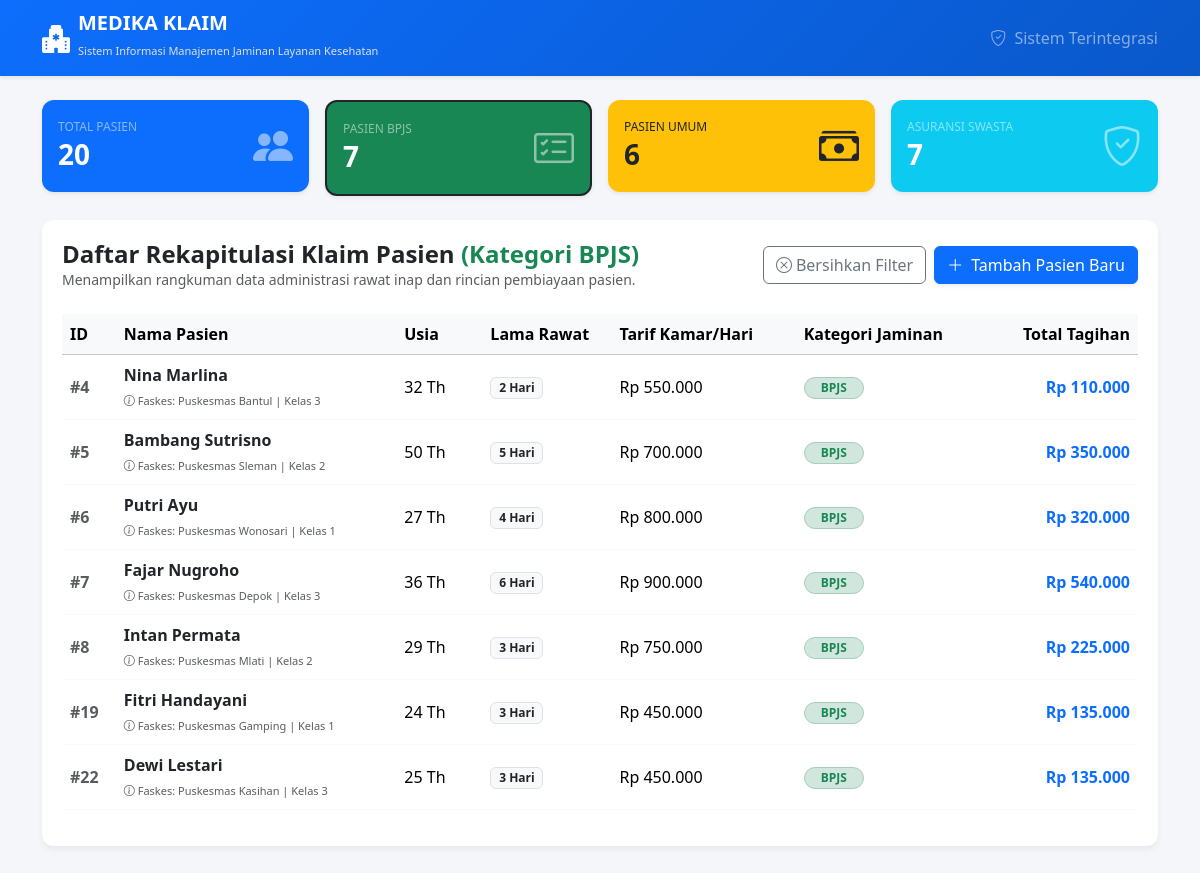
The app's page /Dashboard/index.php?filter=bpjs, older data.
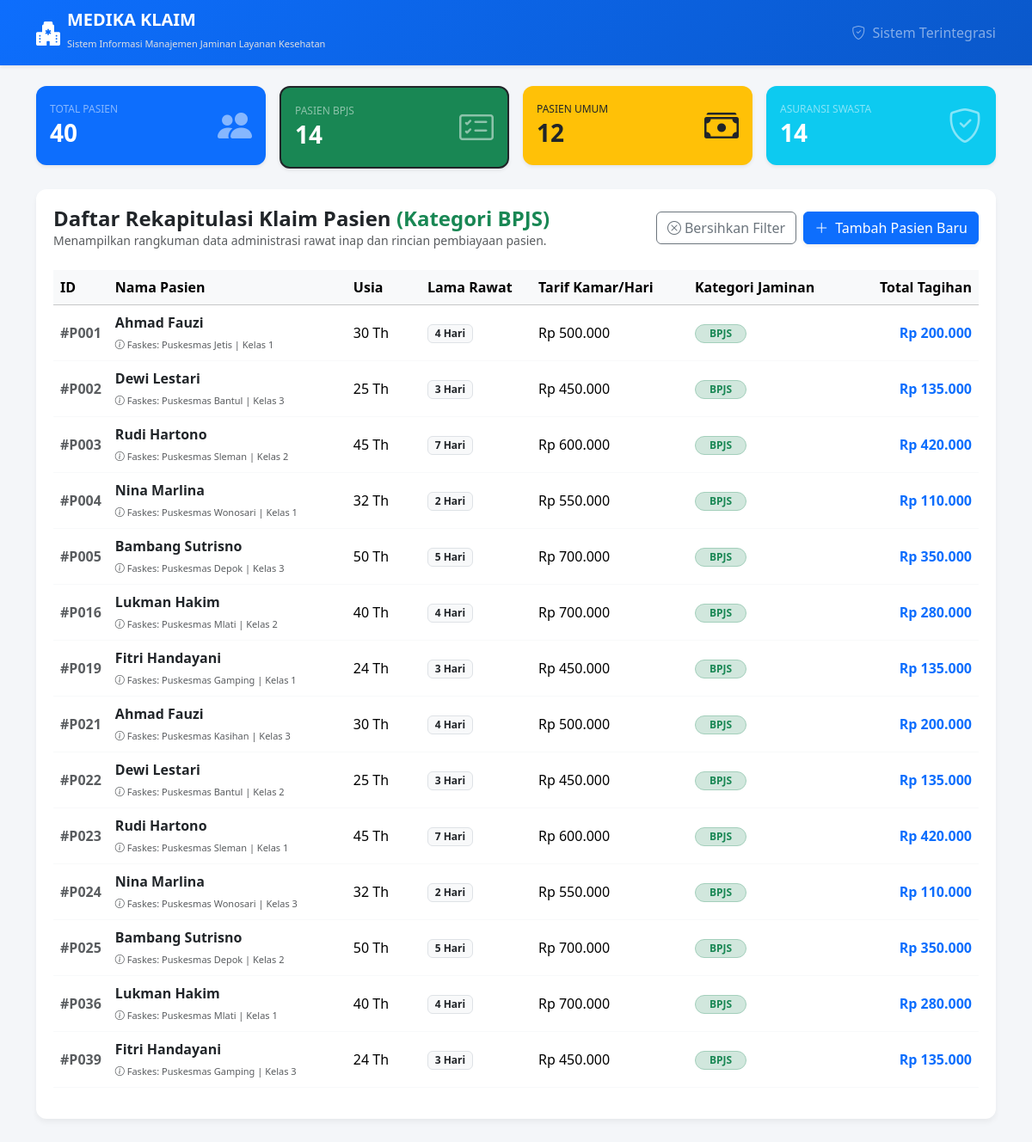
The same page, newer data.
### tables this page shows
CREATE TABLE `pasien_bpjs` (  `id_pasien` varchar(10) NOT NULL,
  `nomor_pbi` varchar(50) NOT NULL,
  `faskes_asal` varchar(100) NOT NULL,
  `kelas_kamar` varchar(20) NOT NULL
);

CREATE TABLE `pasien` (
  `id_pasien` varchar(10) NOT NULL,
  `nama` varchar(100) NOT NULL,
  `usia` int NOT NULL,
  `lama_rawat` int NOT NULL,
  `biaya_kamar_per_hari` decimal(15,2) NOT NULL,
  `jenis_pasien` enum('BPJS','ASURANSI','UMUM') NOT NULL
);

### koneksi.php (called while the page is built, shortened)
<?php
class Koneksi
{
    public function __construct()
    {
        $this->conn = new mysqli(
            "localhost",
            "root",
            "",
            "dbrumahsakit"
        );
    }
}

### Dashboard/pasien_RumahSakit.php (called while the page is built, shortened)
<?php
require_once __DIR__ . DIRECTORY_SEPARATOR . '..' . DIRECTORY_SEPARATOR . 'Koneksi.php';
require_once __DIR__ . DIRECTORY_SEPARATOR . '..' . DIRECTORY_SEPARATOR . 'models' . DIRECTORY_SEPARATOR . 'pasien.php';
require_once __DIR__ . DIRECTORY_SEPARATOR . '..' . DIRECTORY_SEPARATOR . 'models' . DIRECTORY_SEPARATOR . 'pasienBPJS.php';
class PasienController extends Koneksi
{
    public function tampilkanSemuaPasien()
    {
        $daftarPasien = [];
        $queryBPJS = "SELECT p.*, b.nomor_pbi, b.faskes_asal, b.kelas_kamar
                      FROM pasien p
                      JOIN pasien_bpjs b ON p.id_pasien = b.id_pasien";
        $result = $this->conn->query($queryBPJS);
        if ($result) {
            while ($row = $result->fetch_assoc()) {
                $daftarPasien[] = new PasienBPJS(
                    $row['id_pasien'], $row['nama'], $row['usia'],
                    $row['lama_rawat'], $row['biaya_kamar_per_hari'],
                    $row['nomor_pbi'], $row['faskes_asal'], $row['kelas_kamar']
                );
            }
        }
        $queryAsuransi = "SELECT p.*, a.nama_provider, a.nomor_polis, a.limit_cover
                          FROM pasien p
                          JOIN pasien_asuransi a ON p.id_pasien = a.id_pasien";
        $result = $this->conn->query($queryAsuransi);
        if ($result) {
            while ($row = $result->fetch_assoc()) {
                $daftarPasien[] = new PasienAsuransiSwasta(
                    $row['id_pasien'], $row['nama'], $row['usia'],
                    $row['lama_rawat'], $row['biaya_kamar_per_hari'],
                    $row['nama_provider'], $row['nomor_polis'], $row['limit_cover']
                );
            }
        }
        $queryUmum = "SELECT p.*, u.nik, u.metode_pembayaran
                      FROM pasien p
                      JOIN pasien_umum u ON p.id_pasien = u.id_pasien";
        $result = $this->conn->query($queryUmum);
        if ($result) {
            while ($row = $result->fetch_assoc()) {
                $daftarPasien[] = new PasienUmum(
                    $row['id_pasien'], $row['nama'], $row['usia'],
                    $row['lama_rawat'], $row['biaya_kamar_per_hari'],
                    $row['nik'], $row['metode_pembayaran']
                );
            }
        }
        return $daftarPasien;
    }
}

### models/pasien.php (called while the page is built, shortened)
<?php
abstract class Pasien
{
    protected $idPasien;
    protected $nama;
    protected $usia;
    protected $lamaRawat;
    protected $biayaKamarPerHari;
    protected $jenisPasien;
    public function __construct($idPasien, $nama, $usia, $lamaRawat, $biayaKamarPerHari, $jenisPasien = null)
    {
        $this->idPasien = $idPasien;
        $this->nama = $nama;
        $this->usia = $usia;
        $this->lamaRawat = $lamaRawat;
        $this->biayaKamarPerHari = $biayaKamarPerHari;
        $this->jenisPasien = $jenisPasien;
    }
    public function getIdPasien()
    {
        return $this->idPasien;
    }
    public function getNama()
    {
        return $this->nama;
    }
    public function getUsia()
    {
        return $this->usia;
    }
    public function getLamaRawat()
    {
        return $this->lamaRawat;
    }
    public function getBiayaKamarPerHari()
    {
        return $this->biayaKamarPerHari;
    }
    public function getJenisPasien()
    {
        return $this->jenisPasien;
    }
    public function hitungBiayaDasar()
    {
        return $this->lamaRawat * $this->biayaKamarPerHari;
    }
}

### models/pasienBPJS.php (called while the page is built, shortened)
<?php
require_once __DIR__ . 'Pasien.php';
class PasienBPJS extends Pasien
{
    private $faskesAsal;
    private $kelasKamar;
    public function __construct(
        $idPasien,
        $nama,
        $usia,
        $lamaRawat,
        $biayaKamarPerHari,
        $nomorPBI,
        $faskesAsal,
        $kelasKamar
    ) {
        $this->faskesAsal = $faskesAsal;
        $this->kelasKamar = $kelasKamar;
    }
    public function getFaskesAsal()
    {
        return $this->faskesAsal;
    }
    public function getKelasKamar()
    {
        return $this->kelasKamar;
    }
    public function hitungTotalBiaya()
    {
        return $this->hitungBiayaDasar() * 0.10;
    }
}

### Dashboard/index.php (the view, shortened to what this page needs)
<?php
require_once __DIR__ . DIRECTORY_SEPARATOR . 'pasien_RumahSakit.php';
$controller = new PasienController();
$semuaPasienKlaim = $controller->tampilkanSemuaPasien();
$totalPasien = count($semuaPasienKlaim);
$totalBPJS = 0;
$totalUmum = 0;
$totalAsuransi = 0;
foreach ($semuaPasienKlaim as $p) {
    if ($p->getJenisPasien() === "BPJS") $totalBPJS++;
    if ($p->getJenisPasien() === "Umum") $totalUmum++;
    if ($p->getJenisPasien() === "Asuransi Swasta") $totalAsuransi++;
}
$filter = isset($_GET['filter']) ? $_GET['filter'] : 'all';
$daftarPasien = [];
if ($filter === 'bpjs') {
    foreach ($semuaPasienKlaim as $p) {
        if ($p->getJenisPasien() === "BPJS") $daftarPasien[] = $p;
    }
} elseif ($filter === 'umum') {
    foreach ($semuaPasienKlaim as $p) {
        if ($p->getJenisPasien() === "Umum") $daftarPasien[] = $p;
    }
} elseif ($filter === 'asuransi') {
    foreach ($semuaPasienKlaim as $p) {
        if ($p->getJenisPasien() === "Asuransi Swasta") $daftarPasien[] = $p;
    }
} else {
    $daftarPasien = $semuaPasienKlaim;
}
?>
<!DOCTYPE html>
<html lang="id">
<head>
    <link href="https://cdn.jsdelivr.net/npm/bootstrap@5.3.2/dist/css/bootstrap.min.css" rel="stylesheet">
    <link href="https://cdn.jsdelivr.net/npm/bootstrap-icons@1.11.1/font/bootstrap-icons.css" rel="stylesheet">
</head>
<body>
    <nav class="navbar navbar-dark navbar-custom shadow-sm mb-4">
        <div class="container">
            <a class="navbar-brand d-flex align-items-center" href="index.php">
                <i class="bi bi-hospital-fill me-2 fs-3"></i>
                <div>
                    <span class="fw-bold d-block lh-1">MEDIKA KLAIM</span>
                    <small style="font-size: 11px; color: #e0e0e0;">Sistem Informasi Manajemen Jaminan Layanan Kesehatan</small>
                </div>
            </a>
            <span class="navbar-text text-white-50 d-none d-sm-inline">
                <i class="bi bi-shield-check me-1"></i> Sistem Terintegrasi
            </span>
        </div>
    </nav>
    <div class="container mb-5">
        <div class="row g-3 mb-4">
            <div class="col-6 col-lg-3">
                <a href="index.php?filter=all" class="card card-stat bg-primary text-white shadow-sm <?php echo $filter === 'all' ? 'border border-2 border-dark' : ''; ?>">
                    <div class="card-body d-flex align-items-center justify-content-between">
                        <div>
                            <h6 class="text-white-50 text-uppercase mb-1" style="font-size: 12px;">Total Pasien</h6>
                            <h3 class="fw-bold mb-0"><?php echo $totalPasien; ?></h3>
                        </div>
                        <i class="bi bi-people-fill fs-1 text-white-50"></i>
                    </div>
                </a>
            </div>
            <div class="col-6 col-lg-3">
                <a href="index.php?filter=bpjs" class="card card-stat bg-success text-white shadow-sm <?php echo $filter === 'bpjs' ? 'border border-2 border-dark' : ''; ?>">
                    <div class="card-body d-flex align-items-center justify-content-between">
                        <div>
                            <h6 class="text-white-50 text-uppercase mb-1" style="font-size: 12px;">Pasien BPJS</h6>
                            <h3 class="fw-bold mb-0"><?php echo $totalBPJS; ?></h3>
                        </div>
                        <i class="bi bi-card-checklist fs-1 text-white-50"></i>
                    </div>
                </a>
            </div>
            <div class="col-6 col-lg-3">
                <a href="index.php?filter=umum" class="card card-stat bg-warning text-dark shadow-sm <?php echo $filter === 'umum' ? 'border border-2 border-dark' : ''; ?>">
                    <div class="card-body d-flex align-items-center justify-content-between">
                        <div>
                            <h6 class="text-dark-50 text-uppercase mb-1" style="font-size: 12px;">Pasien Umum</h6>
                            <h3 class="fw-bold mb-0"><?php echo $totalUmum; ?></h3>
                        </div>
                        <i class="bi bi-cash-stack fs-1 text-dark-50"></i>
                    </div>
                </a>
            </div>
            <div class="col-6 col-lg-3">
                <a href="index.php?filter=asuransi" class="card card-stat bg-info text-white shadow-sm <?php echo $filter === 'asuransi' ? 'border border-2 border-dark' : ''; ?>">
                    <div class="card-body d-flex align-items-center justify-content-between">
                        <div>
                            <h6 class="text-white-50 text-uppercase mb-1" style="font-size: 12px;">Asuransi Swasta</h6>
                            <h3 class="fw-bold mb-0"><?php echo $totalAsuransi; ?></h3>
                        </div>
                        <i class="bi bi-shield-check fs-1 text-white-50"></i>
                    </div>
                </a>
            </div>
        </div>
        <div class="table-container">
            <div class="d-flex flex-column flex-md-row justify-content-between align-items-md-center gap-3 mb-4">
                <div>
                    <h4 class="fw-bold text-dark m-0">
                        Daftar Rekapitulasi Klaim Pasien
                        <?php
                            if($filter === 'bpjs') echo '<span class="text-success">(Kategori BPJS)</span>';
                            elseif($filter === 'umum') echo '<span class="text-warning-emphasis">(Kategori Umum)</span>';
                            elseif($filter === 'asuransi') echo '<span class="text-info">(Kategori Asuransi)</span>';
                        ?>
                    </h4>
                    <p class="text-muted small m-0">Menampilkan rangkuman data administrasi rawat inap dan rincian pembiayaan pasien.</p>
                </div>
                <div class="d-flex gap-2">
                    <?php if ($filter !== 'all'): ?>
                        <a href="index.php?filter=all" class="btn btn-outline-secondary d-flex align-items-center gap-1">
                            <i class="bi bi-x-circle"></i> Bersihkan Filter
                        </a>
                    <?php endif; ?>
                    <button type="button" class="btn btn-primary d-flex align-items-center gap-2 shadow-sm" data-bs-toggle="modal" data-bs-target="#modalTambahPasien">
                        <i class="bi bi-plus-lg"></i> Tambah Pasien Baru
                    </button>
                </div>
            </div>
            <div class="table-responsive">
                <table class="table table-hover align-middle border-light">
                    <thead class="table-light text-secondary">
                        <tr>
                            <th width="5%">ID</th>
                            <th>Nama Pasien</th>
                            <th width="8%">Usia</th>
                            <th width="12%">Lama Rawat</th>
                            <th>Tarif Kamar/Hari</th>
                            <th>Kategori Jaminan</th>
                            <th class="text-end">Total Tagihan</th>
                        </tr>
                    </thead>
                    <tbody>
                        <?php if (empty($daftarPasien)): ?>
                            <tr>
                                <td colspan="7" class="text-center text-muted py-5">
                                    <i class="bi bi-folder-x fs-1 d-block mb-2"></i> Tidak ada data pasien untuk kategori ini.
                                </td>
                            </tr>
                        <?php else: ?>
                            <?php foreach ($daftarPasien as $p): ?>
                                <tr>
                                    <td class="text-muted fw-bold">#<?php echo $p->getIdPasien(); ?></td>
                                    <td>
                                        <span class="d-block fw-bold text-dark"><?php echo htmlspecialchars($p->getNama()); ?></span>
                                        <small class="text-muted" style="font-size: 11px;">
                                            <?php
                                                if ($p instanceof PasienBPJS) {
                                                    echo "<i class='bi bi-info-circle'></i> Faskes: " . htmlspecialchars($p->getFaskesAsal()) . " | " . htmlspecialchars($p->getKelasKamar());
                                                } elseif ($p instanceof PasienUmum) {
                                                    echo "<i class='bi bi-person-vcard'></i> NIK: " . htmlspecialchars($p->getNik()) . " | Bayar: " . htmlspecialchars($p->getMetodePembayaran());
                                                } elseif ($p instanceof PasienAsuransiSwasta) {
                                                    echo "<i class='bi bi-building'></i> Provider: " . htmlspecialchars($p->getNamaProvider()) . " | Polis: " . htmlspecialchars($p->getNomorPolis());
                                                }
                                            ?>
                                        </small>
                                    </td>
                                    <td><?php echo $p->getUsia(); ?> Th</td>
                                    <td><span class="badge bg-light text-dark border"><?php echo $p->getLamaRawat(); ?> Hari</span></td>
                                    <td>Rp <?php echo number_format($p->getBiayaKamarPerHari(), 0, ',', '.'); ?></td>
                                    <td>
                                        <?php
                                            $jenis = $p->getJenisPasien();
                                            if ($jenis === "BPJS") echo "<span class='badge bg-success-subtle text-success border border-success-subtle rounded-pill px-3'>BPJS</span>";
                                            elseif ($jenis === "Umum") echo "<span class='badge bg-warning-subtle text-warning-emphasis border border-warning-subtle rounded-pill px-3'>UMUM</span>";
                                            else echo "<span class='badge bg-info-subtle text-info-emphasis border border-info-subtle rounded-pill px-3'>ASURANSI</span>";
                                        ?>
                                    </td>
                                    <td class="text-end fw-bold text-primary">
                                        Rp <?php echo number_format($p->hitungTotalBiaya(), 0, ',', '.'); ?>
                                    </td>
                                </tr>
                            <?php endforeach; ?>
                        <?php endif; ?>
                    </tbody>
                </table>
            </div>
        </div>
    </div>
</body>
</html>

### Dashboard/index.php (style rules this page uses)
body { background-color: #f4f6f9; font-family: 'Segoe UI', Tahoma, Geneva, Verdana, sans-serif; }
.navbar-custom { background: linear-gradient(135deg, #0d6efd, #0a58ca); }
.card-stat { border: none; border-radius: 12px; transition: transform 0.2s; cursor: pointer; text-decoration: none; display: block; }
.table-container { background: #ffffff; border-radius: 12px; padding: 20px; box-shadow: 0 4px 6px rgba(0,0,0,0.05); }

Row changes from the older to the newer data that the page shows:
removed pasien_bpjs: id_pasien.id_pasien "4", id_pasien.nama "Nina Marlina", faskes_asal "Puskesmas Bantul", kelas_kamar "Kelas 3", id_pasien.usia "32", id_pasien.lama_rawat "2", id_pasien.biaya_kamar_per_hari "550.000", id_pasien.biaya_kamar_per_hari "110.000"
removed pasien_bpjs: id_pasien.id_pasien "5", id_pasien.nama "Bambang Sutrisno", faskes_asal "Puskesmas Sleman", kelas_kamar "Kelas 2", id_pasien.usia "50", id_pasien.lama_rawat "5", id_pasien.biaya_kamar_per_hari "700.000", id_pasien.biaya_kamar_per_hari "350.000"
removed pasien_bpjs: id_pasien.id_pasien "6", id_pasien.nama "Putri Ayu", faskes_asal "Puskesmas Wonosari", kelas_kamar "Kelas 1", id_pasien.usia "27", id_pasien.lama_rawat "4", id_pasien.biaya_kamar_per_hari "800.000", id_pasien.biaya_kamar_per_hari "320.000"
removed pasien_bpjs: id_pasien.id_pasien "7", id_pasien.nama "Fajar Nugroho", faskes_asal "Puskesmas Depok", kelas_kamar "Kelas 3", id_pasien.usia "36", id_pasien.lama_rawat "6", id_pasien.biaya_kamar_per_hari "900.000", id_pasien.biaya_kamar_per_hari "540.000"
removed pasien_bpjs: id_pasien.id_pasien "8", id_pasien.nama "Intan Permata", faskes_asal "Puskesmas Mlati", kelas_kamar "Kelas 2", id_pasien.usia "29", id_pasien.lama_rawat "3", id_pasien.biaya_kamar_per_hari "750.000", id_pasien.biaya_kamar_per_hari "225.000"
removed pasien_bpjs: id_pasien.id_pasien "19", id_pasien.nama "Fitri Handayani", faskes_asal "Puskesmas Gamping", kelas_kamar "Kelas 1", id_pasien.usia "24", id_pasien.lama_rawat "3", id_pasien.biaya_kamar_per_hari "450.000", id_pasien.biaya_kamar_per_hari "135.000"
removed pasien_bpjs: id_pasien.id_pasien "22", id_pasien.nama "Dewi Lestari", faskes_asal "Puskesmas Kasihan", kelas_kamar "Kelas 3", id_pasien.usia "25", id_pasien.lama_rawat "3", id_pasien.biaya_kamar_per_hari "450.000", id_pasien.biaya_kamar_per_hari "135.000"
added pasien_bpjs: id_pasien.id_pasien "P001", id_pasien.nama "Ahmad Fauzi", faskes_asal "Puskesmas Jetis", kelas_kamar "Kelas 1", id_pasien.usia "30", id_pasien.lama_rawat "4", id_pasien.biaya_kamar_per_hari "500.000", id_pasien.biaya_kamar_per_hari "200.000"
added pasien_bpjs: id_pasien.id_pasien "P002", id_pasien.nama "Dewi Lestari", faskes_asal "Puskesmas Bantul", kelas_kamar "Kelas 3", id_pasien.usia "25", id_pasien.lama_rawat "3", id_pasien.biaya_kamar_per_hari "450.000", id_pasien.biaya_kamar_per_hari "135.000"
added pasien_bpjs: id_pasien.id_pasien "P003", id_pasien.nama "Rudi Hartono", faskes_asal "Puskesmas Sleman", kelas_kamar "Kelas 2", id_pasien.usia "45", id_pasien.lama_rawat "7", id_pasien.biaya_kamar_per_hari "600.000", id_pasien.biaya_kamar_per_hari "420.000"
added pasien_bpjs: id_pasien.id_pasien "P004", id_pasien.nama "Nina Marlina", faskes_asal "Puskesmas Wonosari", kelas_kamar "Kelas 1", id_pasien.usia "32", id_pasien.lama_rawat "2", id_pasien.biaya_kamar_per_hari "550.000", id_pasien.biaya_kamar_per_hari "110.000"
added pasien_bpjs: id_pasien.id_pasien "P005", id_pasien.nama "Bambang Sutrisno", faskes_asal "Puskesmas Depok", kelas_kamar "Kelas 3", id_pasien.usia "50", id_pasien.lama_rawat "5", id_pasien.biaya_kamar_per_hari "700.000", id_pasien.biaya_kamar_per_hari "350.000"
added pasien_bpjs: id_pasien.id_pasien "P016", id_pasien.nama "Lukman Hakim", faskes_asal "Puskesmas Mlati", kelas_kamar "Kelas 2", id_pasien.usia "40", id_pasien.lama_rawat "4", id_pasien.biaya_kamar_per_hari "700.000", id_pasien.biaya_kamar_per_hari "280.000"
added pasien_bpjs: id_pasien.id_pasien "P019", id_pasien.nama "Fitri Handayani", faskes_asal "Puskesmas Gamping", kelas_kamar "Kelas 1", id_pasien.usia "24", id_pasien.lama_rawat "3", id_pasien.biaya_kamar_per_hari "450.000", id_pasien.biaya_kamar_per_hari "135.000"
added pasien_bpjs: id_pasien.id_pasien "P021", id_pasien.nama "Ahmad Fauzi", faskes_asal "Puskesmas Kasihan", kelas_kamar "Kelas 3", id_pasien.usia "30", id_pasien.lama_rawat "4", id_pasien.biaya_kamar_per_hari "500.000", id_pasien.biaya_kamar_per_hari "200.000"
added pasien_bpjs: id_pasien.id_pasien "P022", id_pasien.nama "Dewi Lestari", faskes_asal "Puskesmas Bantul", kelas_kamar "Kelas 2", id_pasien.usia "25", id_pasien.lama_rawat "3", id_pasien.biaya_kamar_per_hari "450.000", id_pasien.biaya_kamar_per_hari "135.000"
added pasien_bpjs: id_pasien.id_pasien "P023", id_pasien.nama "Rudi Hartono", faskes_asal "Puskesmas Sleman", kelas_kamar "Kelas 1", id_pasien.usia "45", id_pasien.lama_rawat "7", id_pasien.biaya_kamar_per_hari "600.000", id_pasien.biaya_kamar_per_hari "420.000"
added pasien_bpjs: id_pasien.id_pasien "P024", id_pasien.nama "Nina Marlina", faskes_asal "Puskesmas Wonosari", kelas_kamar "Kelas 3", id_pasien.usia "32", id_pasien.lama_rawat "2", id_pasien.biaya_kamar_per_hari "550.000", id_pasien.biaya_kamar_per_hari "110.000"
added pasien_bpjs: id_pasien.id_pasien "P025", id_pasien.nama "Bambang Sutrisno", faskes_asal "Puskesmas Depok", kelas_kamar "Kelas 2", id_pasien.usia "50", id_pasien.lama_rawat "5", id_pasien.biaya_kamar_per_hari "700.000", id_pasien.biaya_kamar_per_hari "350.000"
added pasien_bpjs: id_pasien.id_pasien "P036", id_pasien.nama "Lukman Hakim", faskes_asal "Puskesmas Mlati", kelas_kamar "Kelas 1", id_pasien.usia "40", id_pasien.lama_rawat "4", id_pasien.biaya_kamar_per_hari "700.000", id_pasien.biaya_kamar_per_hari "280.000"
added pasien_bpjs: id_pasien.id_pasien "P039", id_pasien.nama "Fitri Handayani", faskes_asal "Puskesmas Gamping", kelas_kamar "Kelas 3", id_pasien.usia "24", id_pasien.lama_rawat "3", id_pasien.biaya_kamar_per_hari "450.000", id_pasien.biaya_kamar_per_hari "135.000"
Text that changed along with them:
$totalPasien: "20" → "40"
$totalBPJS: "7" → "14"
$totalUmum: "6" → "12"
$totalAsuransi: "7" → "14"
